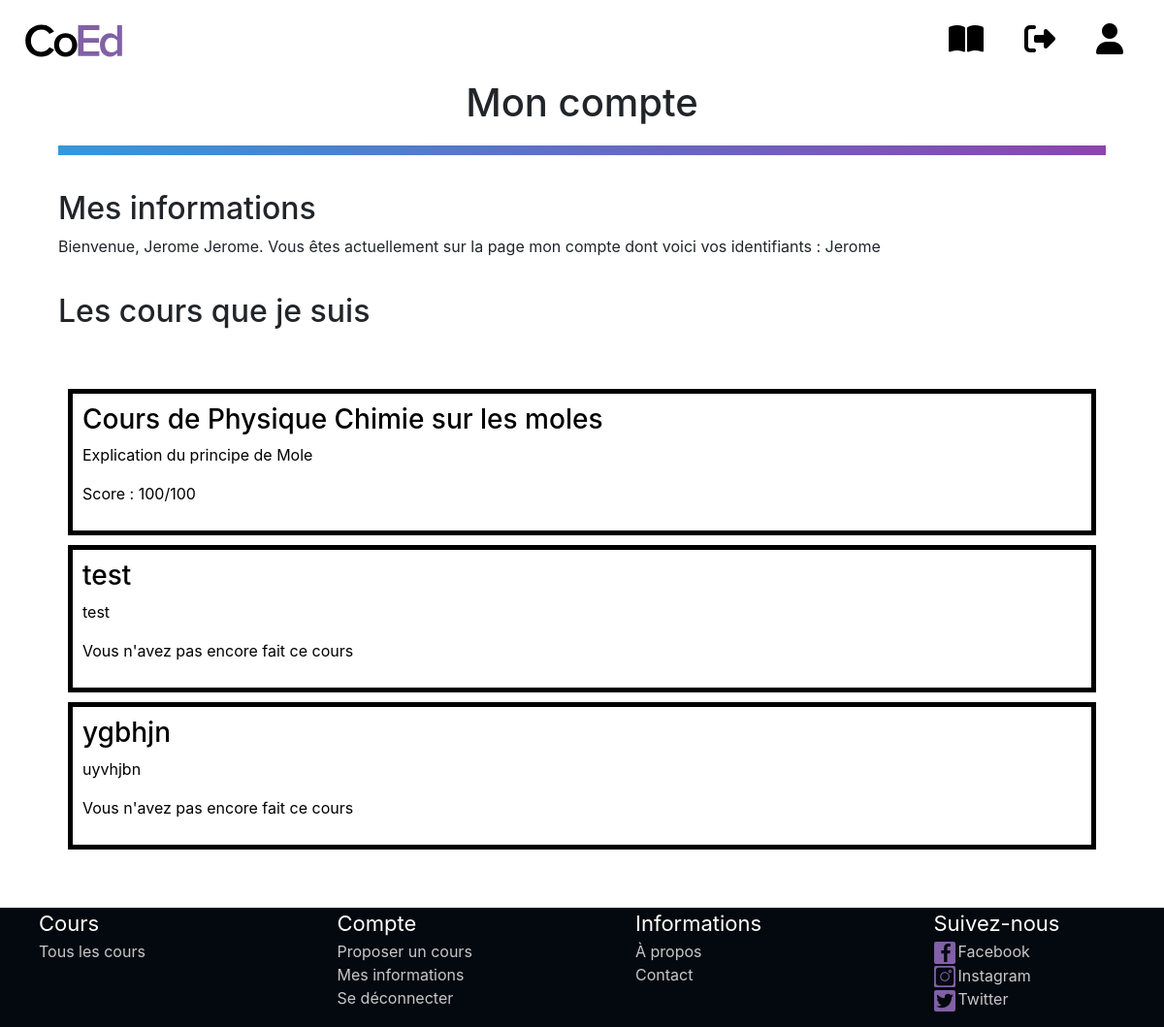
/index.php?page=login (signed in), run on an earlier commit of the app's database.
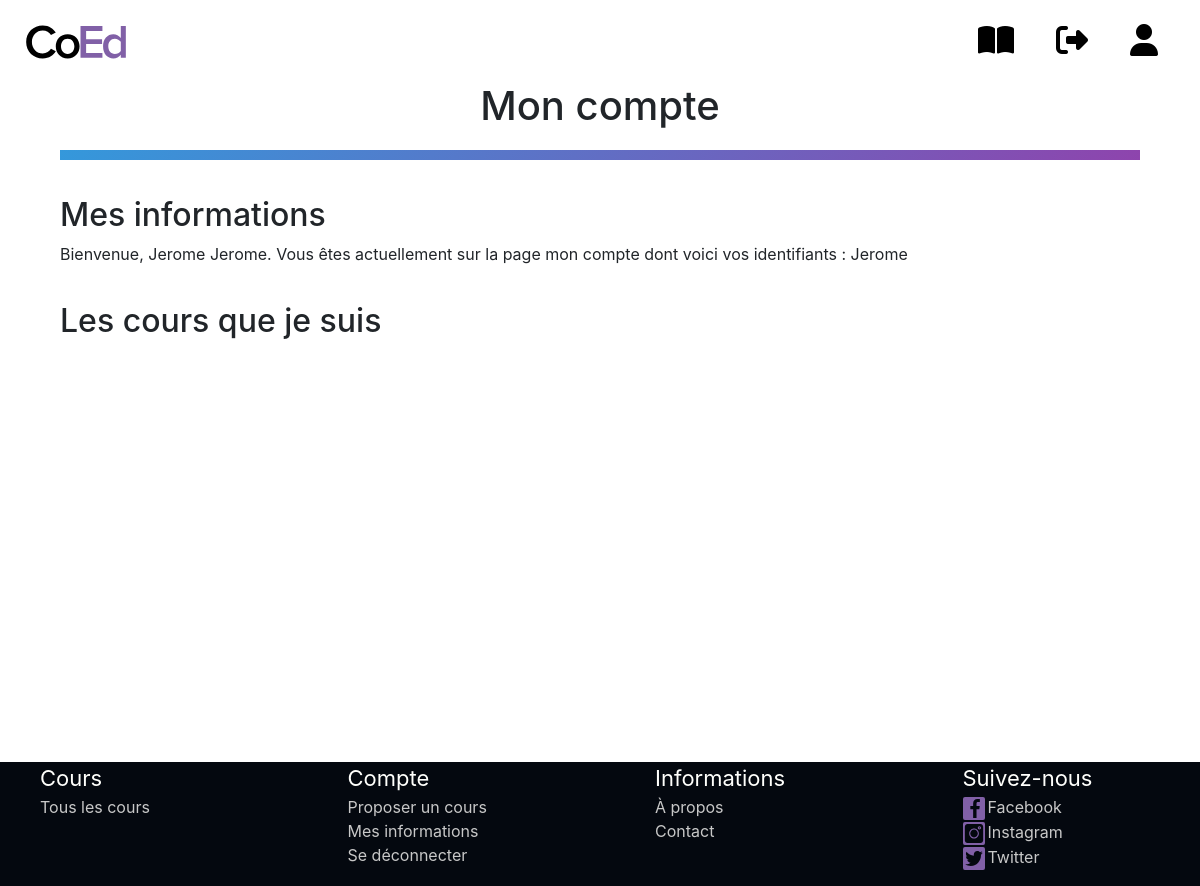
And on a later commit of the database.
### tables this page shows
CREATE TABLE `usercourses` (
  `idusercourses` int(255) NOT NULL,
  `score` int(11) DEFAULT NULL,
  `username` varchar(100) NOT NULL,
  `courseid` int(255) NOT NULL
);

CREATE TABLE `courses` (
  `courseid` int(255) NOT NULL,
  `subject` varchar(100) NOT NULL,
  `title` varchar(1000) NOT NULL,
  `content` varchar(2000) NOT NULL,
  `url` varchar(2000) NOT NULL,
  `valide` varchar(10) DEFAULT NULL
);

### controller/courseController.php (called while the page is built, shortened)
<?php
include_once './models/Bdd.php';
function getCourseById($id){
    $Bdd = new Bdd();
    $course = $Bdd->getCourseById($id);
    return $course;
}
function getAllIdAccountCourses(){
    $Bdd = new Bdd();
    $idcourses = $Bdd->getAccountIdCourses($_SESSION['username']);
    return $idcourses;
}

### models/Bdd.php (called while the page is built, shortened)
<?php
class Bdd
{
    private $connexion;
    public function __construct()
    {
        try {
            $this->connexion = new PDO('mysql:host=localhost;dbname=webpjt;charset=utf8', 'root', 'root');
        } catch (PDOException $Exception) {
            echo "Erreur de connexion à la base de donnée";
            exit;
        }
    }
    public function getAccountIdCourses($username)
    {
        $sql = 'SELECT * FROM usercourses WHERE username = :username';
        $var = $this->connexion->prepare($sql);
        $var->execute([":username" => $username]);
        $idcourses = $var->fetchAll(PDO::FETCH_ASSOC);
        return $idcourses;
    }
    public function getCourseById($id)
    {
        $sql = 'SELECT * FROM courses where courseid = :id';
        $var = $this->connexion->prepare($sql);
        $var->execute([":id" => $id]);
        $course = $var->fetch(PDO::FETCH_ASSOC);
        return $course;
    }
}

### views/myaccount.php (the view, shortened to what this page needs)
<!DOCTYPE html>
<html lang="en">
<head>
    <link rel="stylesheet" href="./styles/stylemyaccount.css">
</head>
<body>
    <div class="tous">
        <h1>Mon compte</h1>
        <div class="separation"></div>
        <div class="myinfo">
            <h2>Mes informations</h2>
            <p>Bienvenue, <?php echo $_SESSION['firstname'] ?> <?php echo $_SESSION['lastname'] ?>. Vous êtes actuellement sur la page mon compte dont voici vos identifiants : <?php echo $_SESSION['username'] ?></p>
        </div>
        <div class="mycourses">
            <h2>Les cours que je suis</h2>
            <?php
            include_once './controller/courseController.php';
            $idcourses = getAllIdAccountCourses();
            echo "<div class=\"allcourses\">";
            foreach ($idcourses as $idcourse) {
                $course = getCourseById($idcourse['courseid']);
                if ($course['valide'] == "oui") {
                    echo "<a href=\"index.php?page=coursdisplay&id=" . $course['courseid'] . "\">
                <div class=\"course\">
                    <h3>" . $course['title'] . "</h3>
                    <p>" . $course['subject'] . "</p>";
                    if ($idcourse['score'] == null) {
                        echo "<p>Vous n'avez pas encore fait ce cours</p>";
                    } else {
                        echo "<p>Score : " . $idcourse['score'] . "/100</p>";
                    }
                    echo "</div>
            </a>";
                }
            }
            echo "</div>";
            ?>
        </div>
    </div>
</body>
</html>

What changed in the data, as far as the page shows it:
removed usercourses: courseid.title "Cours de Physique Chimie sur les moles", courseid.subject "Explication du principe de Mole", score "100"
removed usercourses: courseid.title "test", courseid.subject "test", shows "Vous n'avez pas encore fait ce cours"
removed usercourses: courseid.title "ygbhjn", courseid.subject "uyvhjbn", shows "Vous n'avez pas encore fait ce cours"
